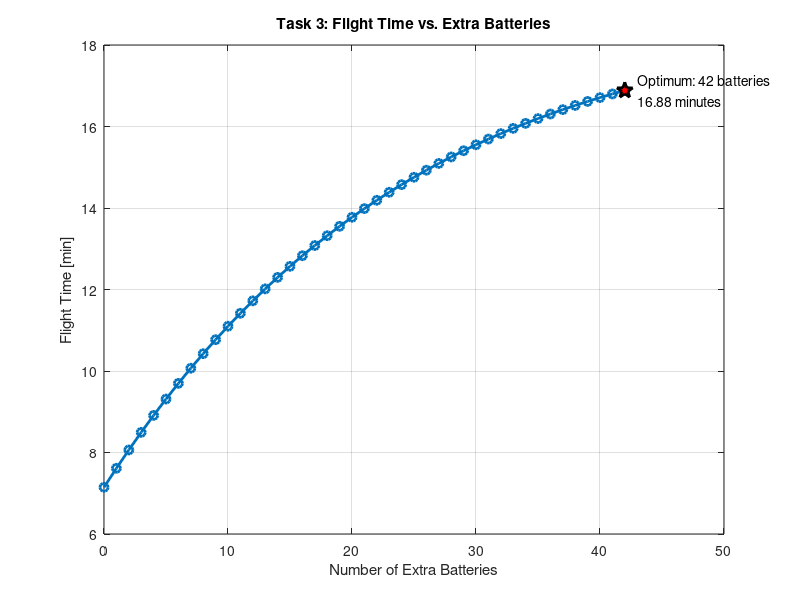

MATLAB code for this plot:
clear; clc; close all;

% Constants
g = 3.728;  % Gravity on Mars [m/s^2]
rho = 14e-3;  % Atmosphere density on Mars [kg/m^3]
gamma = 1.15;  % Power correction factor

% Load results from Task 2
load('results/T2_res_sel.mat');  % Contains 'res_sel' with selected design parameters

% Battery parameters
C_bat_unit = 10/6;  % Energy capacity per battery [Wh]
m_bat_unit = 0.047;  % Mass per battery [kg]
C_bat_original = 20;  % Original battery capacity [Wh]
n_bat_original = C_bat_original / C_bat_unit;  % Number of original batteries

% Variables from Task 2
m_res = 1;  % Computer and residual components [kg]
m_pl = 2;  % Original payload mass [kg]
N_prop = res_sel.N_propellers;  % Number of propellers
L_bld = res_sel.L_blades;  % Blade length [m]
N_bld = res_sel.N_blades;  % Number of blades
A_rotor = pi * L_bld^2;  % Area of one propeller [m^2]
P_0 = res_sel.P_drag;  % Profile power [W]

% Original masses
m_bat_original = res_sel.m_batteries;  % Original battery mass [kg]
m_prop = res_sel.m_propellers;  % Propeller mass [kg]
m_mot_original = res_sel.m_motors;  % Original motor mass [kg]
m_fuse_ing = 0.3;  % Weight of the fuselage of Ingenuity [kg]
m_tot_wo_fuse_ing = 1.8 - m_fuse_ing;  % Weight of Ingenuity without the fuselage [kg]
m_mot_ing = 0.25/2;  % Weight of each propulsion motor in Ingenuity
P_prop_ing = 151.56;  % Total required power for hover [W]

% Define range of extra batteries to analyze
max_payload_mass = 2;  % Maximum mass of additional batteries [kg]
max_n_bat_extra = floor(max_payload_mass / m_bat_unit);  % Maximum number of extra batteries
n_bat_extra_range = 0:max_n_bat_extra;  % Range of extra batteries to analyze

% Initialize arrays to store results
flight_times = zeros(size(n_bat_extra_range));
total_masses = zeros(size(n_bat_extra_range));
power_required = zeros(size(n_bat_extra_range));

% Calculate flight time for each number of extra batteries
for i = 1:length(n_bat_extra_range)
    n_bat_extra = n_bat_extra_range(i);
    m_bat_extra = n_bat_extra * m_bat_unit;
    m_bat_total = m_bat_original + m_bat_extra;
    total_energy = (n_bat_original + n_bat_extra) * C_bat_unit;
    
    % Iterative calculation to account for changing motor mass
    converged = false;
    m_mot_tot = m_mot_original;  % Initial guess using original motor mass
    
    while ~converged
        m_mot_tot_prev = m_mot_tot;
        
        % Calculate total mass (replacing payload with batteries)
        m_base = m_prop + m_res + m_bat_total;  % Base mass without motors and fuselage
        m_fuse = m_fuse_ing * (m_base + m_mot_tot) / m_tot_wo_fuse_ing;  % Scale fuselage mass
        m_tot = m_base + m_mot_tot + m_fuse;
        
        % Calculate power requirements
        T_total = m_tot * g;  % Total thrust [N]
        T_rotor = T_total / N_prop;  % Thrust per rotor [N]
        
        P_ideal = (T_rotor)^(3/2) / sqrt(2 * rho * A_rotor);  % Ideal power per rotor [W]
        P_rotor = gamma * P_ideal + P_0 ;  % Total power per rotor [W]
        P_tot = N_prop * P_rotor;  % Total power [W]
        
        % Update motor mass based on power requirement
        m_mot = m_mot_ing * P_rotor / (P_prop_ing/2);  % Mass per motor [kg]
        m_mot_tot = N_prop * m_mot;  % Total motor mass [kg]
        
        % Check convergence
        if abs(m_mot_tot - m_mot_tot_prev) < 1e-4
            converged = true;
        end
    end
    
    % Store results
    total_masses(i) = m_tot;
    power_required(i) = P_tot;
    
    % Calculate flight time in minutes
    flight_times(i) = total_energy / P_tot * 60;
end

% Find the optimum number of batteries
[max_flight_time, idx_opt] = max(flight_times);
opt_n_bat_extra = n_bat_extra_range(idx_opt);
opt_mass_bat_extra = opt_n_bat_extra * m_bat_unit;

% Create figure for flight time vs number of batteries
figure;
plot(n_bat_extra_range, flight_times, '-o', 'LineWidth', 2);
hold on;
plot(opt_n_bat_extra, max_flight_time, 'p', 'MarkerSize', 12, 'LineWidth', 2, ...
     'MarkerEdgeColor', 'k', 'MarkerFaceColor', 'r');
xlabel('Number of Extra Batteries');
ylabel('Flight Time [min]');
title('Task 3: Flight Time vs. Extra Batteries');
grid on;
text(opt_n_bat_extra + 1, max_flight_time, ...
     sprintf('Optimum: %d batteries\n%.2f minutes', opt_n_bat_extra, max_flight_time), ...
     'FontSize', 10, 'HorizontalAlignment', 'left');

% Display results
fprintf('Optimum number of extra batteries: %d\n', opt_n_bat_extra);
fprintf('Optimum flight time: %.2f minutes\n', max_flight_time);

% Check if optimum exceeds payload limit
if opt_mass_bat_extra > max_payload_mass
    fprintf('Note: The optimum exceeds the 2kg payload limit.\n');
    fprintf('Maximum allowed extra batteries: %d\n', max_n_bat_extra);
    fprintf('Flight time with max allowed batteries: %.2f minutes\n', flight_times(end));
end
